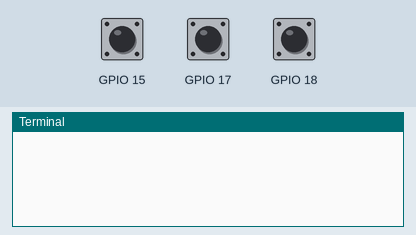
The program below on a simulated Raspberry Pi (BCM pin numbers). Shown: the last lines printed to the terminal. Inputs (shaded band) come from the test bench; at power-on: GPIO 15 HIGH, GPIO 17 HIGH, GPIO 18 HIGH.

Above: at 1.2 s.
1.3 s: GPIO 15 pulled LOW for 0.15 s
At 2.0 s:
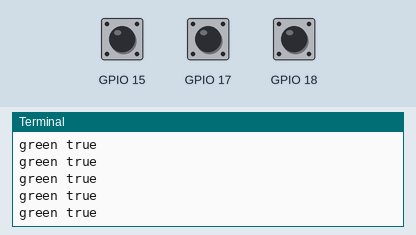
2.9 s: GPIO 17 pulled LOW for 0.15 s
At 4.2 s:
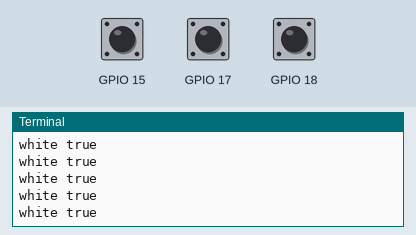
4.5 s: GPIO 18 pulled LOW for 0.15 s
At 5.1 s:
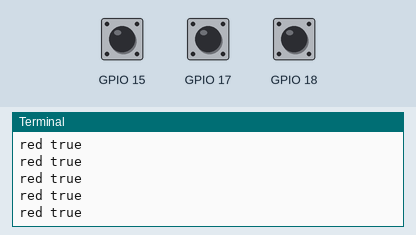

Measured:
- after the input at 1.3 s, the terminal: prints a new line at once (image 1)
- after the input at 2.9 s, the terminal: prints a new line at once (image 2)
- after the input at 4.5 s, the terminal: prints a new line at once (image 3)

The program:

ButtonsColor.py
```python
from gpiozero import Button, LED
from time import sleep

class ButtonsColor(Button):

    def __init__(self,pin,color):
        Button.__init__(self,pin)
        self.color = color


if __name__ == '__main__':
    red_button = ButtonsColor(18, 'red')
    green_button = ButtonsColor(15, 'green')
    white_button = ButtonsColor(17, 'white')

    button_list = [red_button,
                   green_button,
                   white_button]

    while True:
        sleep(.02)
        for button in button_list:
            if button.is_pressed:
                print(f'{button.color} true')
```
